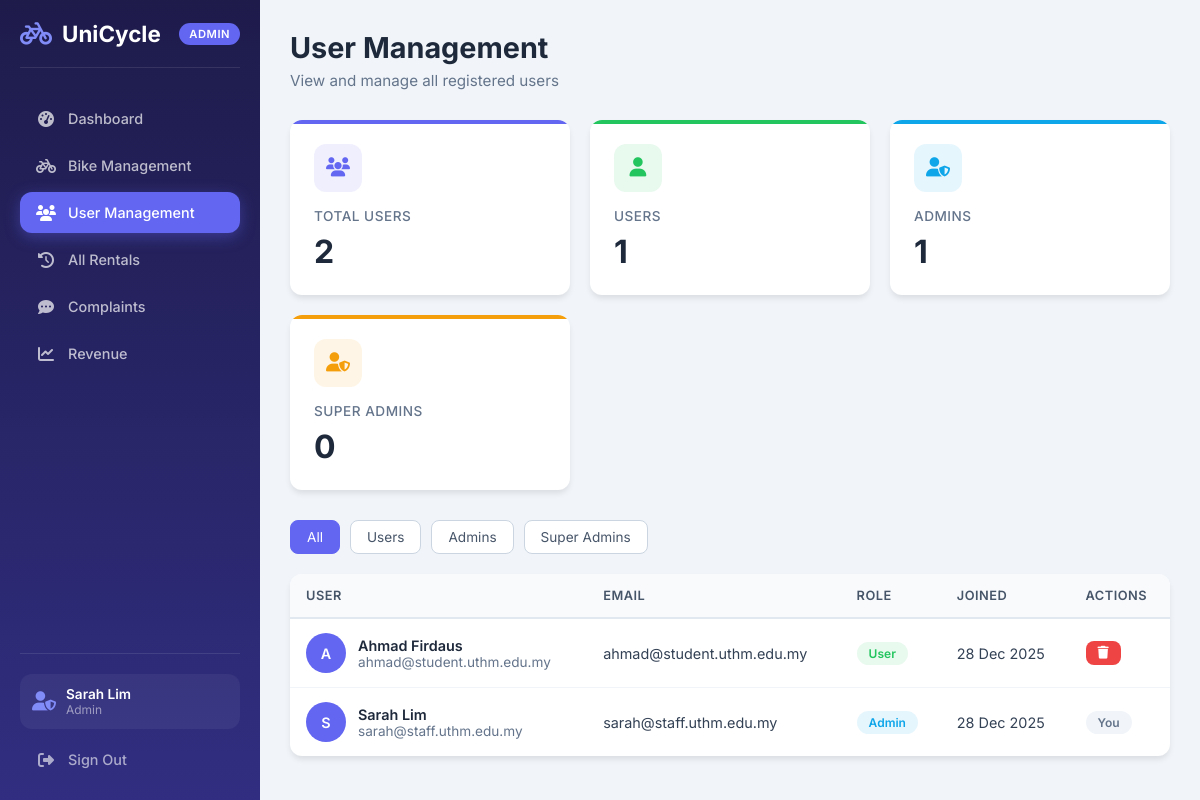
The page /admin/users.php (signed in) on the database its author committed.
### tables this page shows
CREATE TABLE `students` (
    `student_id` INT(11) NOT NULL AUTO_INCREMENT,
    `name` VARCHAR(100) NOT NULL,
    `email` VARCHAR(100) NOT NULL,
    `password` VARCHAR(255) NOT NULL,
    `google_id` VARCHAR(100) DEFAULT NULL,
    `role` ENUM('user', 'admin', 'superadmin') NOT NULL DEFAULT 'user',
    `phone` VARCHAR(20) DEFAULT NULL,
    `profile_pic` VARCHAR(255) DEFAULT NULL,
    `created_at` TIMESTAMP NOT NULL DEFAULT CURRENT_TIMESTAMP,
    PRIMARY KEY (`student_id`),
    UNIQUE KEY `email` (`email`),
    UNIQUE KEY `google_id` (`google_id`)
);

### admin/users.php (the view, shortened to what this page needs)
<?php
require_once 'includes/auth_check.php';
$filter = $_GET['filter'] ?? 'all';
$where = '';
$users = $pdo->query("SELECT * FROM students $where ORDER BY created_at DESC")->fetchAll();
$counts = [
    'all' => $pdo->query("SELECT COUNT(*) FROM students")->fetchColumn(),
    'user' => $pdo->query("SELECT COUNT(*) FROM students WHERE role = 'user'")->fetchColumn(),
    'admin' => $pdo->query("SELECT COUNT(*) FROM students WHERE role = 'admin'")->fetchColumn(),
    'superadmin' => $pdo->query("SELECT COUNT(*) FROM students WHERE role = 'superadmin'")->fetchColumn(),
];
?>
<!DOCTYPE html>
<html lang="en">
<head>
    <link rel="stylesheet" href="admin.css">
    <link rel="stylesheet" href="https://cdnjs.cloudflare.com/ajax/libs/font-awesome/6.5.0/css/all.min.css">
</head>
<body>
    <?php include 'includes/sidebar.php'; ?>
    <main class="admin-main">
        <div class="page-header">
            <h1>User Management</h1>
            <p>View and manage all registered users</p>
        </div>
        <div class="stats-grid">
            <div class="stat-card">
                <div class="icon"><i class="fas fa-users"></i></div>
                <h3>Total Users</h3>
                <div class="value"><?= $counts['all'] ?></div>
            </div>
            <div class="stat-card success">
                <div class="icon"><i class="fas fa-user"></i></div>
                <h3>Users</h3>
                <div class="value"><?= $counts['user'] ?></div>
            </div>
            <div class="stat-card secondary">
                <div class="icon"><i class="fas fa-user-shield"></i></div>
                <h3>Admins</h3>
                <div class="value"><?= $counts['admin'] ?></div>
            </div>
            <div class="stat-card warning">
                <div class="icon"><i class="fas fa-user-shield"></i></div>
                <h3>Super Admins</h3>
                <div class="value"><?= $counts['superadmin'] ?></div>
            </div>
        </div>
        <div class="filters-bar">
            <a href="?filter=all" class="filter-btn <?= $filter === 'all' ? 'active' : '' ?>">All</a>
            <a href="?filter=user" class="filter-btn <?= $filter === 'user' ? 'active' : '' ?>">Users</a>
            <a href="?filter=admin" class="filter-btn <?= $filter === 'admin' ? 'active' : '' ?>">Admins</a>
            <a href="?filter=superadmin" class="filter-btn <?= $filter === 'superadmin' ? 'active' : '' ?>">Super
                Admins</a>
        </div>
        <div class="content-card">
            <div class="card-body" style="padding: 0;">
                <table class="admin-table">
                    <thead>
                        <tr>
                            <th>User</th>
                            <th>Email</th>
                            <th>Role</th>
                            <th>Joined</th>
                            <th>Actions</th>
                        </tr>
                    </thead>
                    <tbody>
                        <?php foreach ($users as $user): ?>
                            <tr>
                                <td>
                                    <div class="user-info">
                                        <div class="user-avatar"><?= strtoupper(substr($user['name'], 0, 1)) ?></div>
                                        <div>
                                            <div class="user-name"><?= htmlspecialchars($user['name']) ?></div>
                                            <div class="user-email"><?= htmlspecialchars($user['email']) ?></div>
                                        </div>
                                    </div>
                                </td>
                                <td><?= htmlspecialchars($user['email']) ?></td>
                                <td>
                                    <span
                                        class="badge <?= in_array($user['role'], ['admin', 'superadmin']) ? 'active' : 'available' ?>">
                                        <?= ucfirst($user['role']) ?>
                                    </span>
                                </td>
                                <td><?= date('d M Y', strtotime($user['created_at'])) ?></td>
                                <td>
                                    <form method="POST" class="action-cell">
                                        <?php if ($user['student_id'] != $_SESSION['student_id']): ?>
                                            <button type="submit" name="delete_user" class="btn btn-danger btn-sm"
                                                onclick="return confirm('Delete this user? This will also delete their rentals and complaints.')">
                                                <i class="fas fa-trash"></i>
                                            </button>
                                        <?php else: ?>
                                            <span class="badge"
                                                style="background: var(--gray-100); color: var(--gray-500);">You</span>
                                        <?php endif; ?>
                                    </form>
                                </td>
                            </tr>
                        <?php endforeach; ?>
                    </tbody>
                </table>
            </div>
        </div>
    </main>
</body>
</html>

### admin/admin.css (style rules this page uses)
:root { --primary: #6366f1; --primary-dark: #4f46e5; --primary-light: #818cf8; --secondary: #0ea5e9; --success: #22c55e; --warning: #f59e0b; --danger: #ef4444; --dark: #1e1b4b; --gray-50: #f8fafc; --gray-100: #f1f5f9; --gray-200: #e2e8f0; --gray-300: #cbd5e1; --gray-400: #94a3b8; --gray-500: #64748b; --gray-600: #475569; --gray-700: #334155; --gray-800: #1e293b; --gray-900: #0f172a; --sidebar-width: 260px; --header-height: 70px; --border-radius: 12px; --shadow-sm: 0 1px 2px 0 rgb(0 0 0 / 0.05); --shadow: 0 4px 6px -1px rgb(0 0 0 / 0.1); --shadow-lg: 0 10px 25px -3px rgb(0 0 0 / 0.1); }
* { margin: 0; padding: 0; box-sizing: border-box; }
body { font-family: 'Inter', -apple-system, BlinkMacSystemFont, 'Segoe UI', Roboto, sans-serif; background: var(--gray-100); color: var(--gray-800); min-height: 100vh; display: flex; }
.admin-main { margin-left: var(--sidebar-width); flex: 1; padding: 30px; min-height: 100vh; }
.page-header { margin-bottom: 30px; }
.page-header h1 { font-size: 1.8rem; font-weight: 700; color: var(--gray-800); margin-bottom: 6px; }
.page-header p { color: var(--gray-500); font-size: 0.95rem; }
.stats-grid { display: grid; grid-template-columns: repeat(auto-fit, minmax(240px, 1fr)); gap: 20px; margin-bottom: 30px; }
.stat-card { background: white; border-radius: var(--border-radius); padding: 24px; box-shadow: var(--shadow); position: relative; overflow: hidden; transition: transform 0.2s ease, box-shadow 0.2s ease; }
.stat-card::before { content: ''; position: absolute; top: 0; left: 0; right: 0; height: 4px; background: var(--primary); }
.stat-card.success::before { background: var(--success); }
.stat-card.warning::before { background: var(--warning); }
.stat-card.secondary::before { background: var(--secondary); }
.stat-card .icon { width: 48px; height: 48px; border-radius: 12px; display: flex; align-items: center; justify-content: center; font-size: 1.2rem; margin-bottom: 16px; background: rgba(99, 102, 241, 0.1); color: var(--primary); }
.stat-card.success .icon { background: rgba(34, 197, 94, 0.1); color: var(--success); }
.stat-card.warning .icon { background: rgba(245, 158, 11, 0.1); color: var(--warning); }
.stat-card.secondary .icon { background: rgba(14, 165, 233, 0.1); color: var(--secondary); }
.stat-card h3 { font-size: 0.85rem; font-weight: 500; color: var(--gray-500); margin-bottom: 8px; text-transform: uppercase; letter-spacing: 0.5px; }
.stat-card .value { font-size: 2rem; font-weight: 700; color: var(--gray-800); }
.content-card { background: white; border-radius: var(--border-radius); box-shadow: var(--shadow); overflow: hidden; }
.card-body { padding: 24px; }
.admin-table { width: 100%; border-collapse: collapse; }
.admin-table th { background: var(--gray-50); padding: 14px 16px; text-align: left; font-weight: 600; font-size: 0.8rem; text-transform: uppercase; letter-spacing: 0.5px; color: var(--gray-600); border-bottom: 2px solid var(--gray-200); }
.admin-table td { padding: 14px 16px; border-bottom: 1px solid var(--gray-100); font-size: 0.9rem; color: var(--gray-700); }
.admin-table tbody tr:last-child td { border-bottom: none; }
.badge { display: inline-flex; align-items: center; padding: 4px 12px; border-radius: 20px; font-size: 0.75rem; font-weight: 600; }
.badge.available, .badge.completed, .badge.resolved { background: rgba(34, 197, 94, 0.1); color: var(--success); }
.badge.rented, .badge.active { background: rgba(14, 165, 233, 0.1); color: var(--secondary); }
.btn { display: inline-flex; align-items: center; gap: 8px; padding: 10px 18px; border: none; border-radius: 8px; font-size: 0.9rem; font-weight: 500; cursor: pointer; transition: all 0.2s ease; text-decoration: none; }
.btn-danger { background: var(--danger); color: white; }
.btn-sm { padding: 6px 12px; font-size: 0.8rem; }
.filters-bar { display: flex; gap: 10px; margin-bottom: 20px; flex-wrap: wrap; }
.filter-btn { padding: 8px 16px; border: 1px solid var(--gray-300); background: white; border-radius: 8px; font-size: 0.85rem; color: var(--gray-600); cursor: pointer; transition: all 0.2s ease; text-decoration: none; }
.filter-btn.active { background: var(--primary); border-color: var(--primary); color: white; }

### rows shown on the page
students: name "A", name "Ahmad Firdaus", email "ahmad@student.uthm.edu.my", role "User", created_at "28 Dec 2025"
students: name "S", name "Sarah Lim", email "sarah@staff.uthm.edu.my", role "Admin", created_at "28 Dec 2025", shows "You"

### other values the page prints
$_SESSION['student_name'] "Sarah Lim"
$_SESSION['admin_role'] "Admin"
$counts['all'] "2"
$counts['user'] "1"
$counts['admin'] "1"
$counts['superadmin'] "0"
